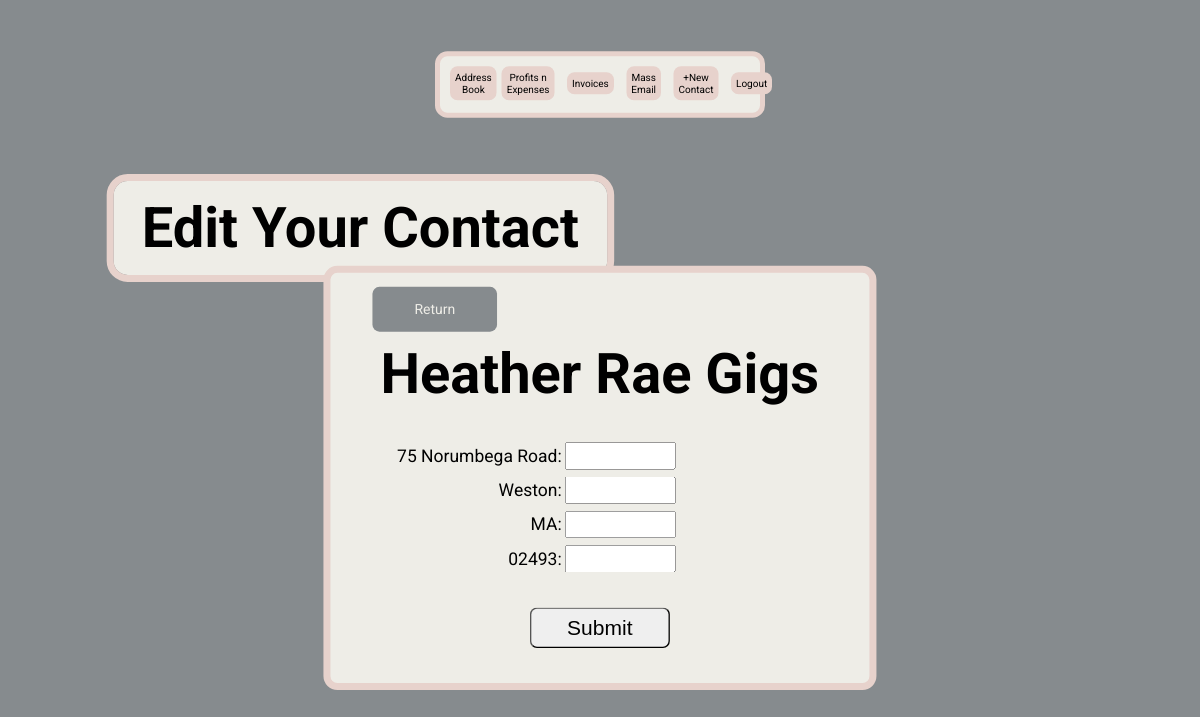
The app's page /edit-field/1/address (signed in) with its own data.
### main.py (models this page shows)
class DataBase(db.Model):
    __tablename__ = 'database'
    id = db.Column(db.Integer, primary_key=True)
    facility = db.Column(db.String(250), nullable=False)
    town = db.Column(db.String(250), nullable=False)
    street = db.Column(db.String(250), nullable=False)
    state = db.Column(db.String(250), nullable=False)
    zip_code = db.Column(db.String(250), nullable=False)
    distance_hour = db.Column(db.Integer)
    distance_min = db.Column(db.Integer)
    location_img_url = db.Column(db.String(250))
    mass_email = db.Column(db.Boolean)
    contact_person = db.relationship('ContactTable')
    email = db.relationship('EmailTable')
    phone_number = db.relationship('PhoneNumberTable')
    preferred_day_time = db.relationship('PreferredDayTimeTable')
    venue_type = db.relationship('VenueTypeTable')
    performance_type = db.relationship('PerformanceTypeTable')
    duration = db.relationship('DurationTable')
    price_date = db.relationship('PriceDateTable')
    setlist = db.relationship('SetlistTable')
    marketing = db.relationship('MarketingTable')
    comments = db.relationship('CommentsTable')
    feedback = db.relationship('FeedbackTable')
    testimonials = db.relationship('TestimonialTable')
    invoice = db.relationship('InvoiceTable')
    mileage = db.relationship('MileageTable')

### main.py (the view)
@app.route('/edit-field/<int:id>/<field>', methods=['GET', 'POST'])
@logged_in_only
def edit_field(id, field):
    facility = DataBase.query.filter_by(id=id).first()
    form = AddressBookForm()
    venue = last_item(compare_field_return_data('facility', field, facility.facility))
    if 'contact_person' == field:
        contacts = return_table_list(facility.contact_person)
    else:
        contacts = None
    if 'distance_time' == field:
        distance_hour = facility.distance_hour
        distance_min = facility.distance_min
    else:
        distance_hour = None
        distance_min = None
    location_img = compare_field_return_data('location_img', field, facility.location_img_url)
    address = compare_field_address('address', field, facility.street, facility.town,
                                    facility.state, facility.zip_code)
    if 'phone_number' == field:
        phone_numbers = return_table_list(facility.phone_number)
    else:
        phone_numbers = None
    if 'email' == field:
        emails = return_table_list(facility.email)
        mass_email = facility.mass_email
    else:
        emails = None
        mass_email = None
    if 'preferred_day_time' == field:
        days_times = [[day_time.id, day_time.day, day_time.time] for day_time in facility.preferred_day_time]
    else:
        days_times = None
    if 'venue_type' == field or 'performance_type' == field or 'duration_list' == field:
        venue_box = True
        venue_types = return_table_list(facility.venue_type)
        performance_types = return_table_list(facility.performance_type)
        duration_list = [[hour_min.hour, hour_min.minute, hour_min.id] for hour_min in facility.duration]
    else:
        venue_box = None
        venue_types = None
        performance_types = None
        duration_list = None
    if 'date_price' == field:
        price_date_list = [[price_date.price, price_date.date, price_date.id] for price_date in facility.price_date]
    else:
        price_date_list = None
    if 'set_list' == field:
        setlist = return_list(facility.setlist, 'setlist')
        setlist_true = True
    else:
        setlist = None
        setlist_true = None
    if 'market_date' == field:
        market_date_table = return_list(facility.marketing, 'date')
        if market_date_table:
            market_date_list = []
            date_list = []
            facility_marketing = facility.marketing
            for date in market_date_table:
                if date not in date_list:
                    materials = [item.material for item in facility_marketing if item.date == date]
                    url_date = format_url_date(date)
                    market_date_list.append([materials, date, url_date])
                    date_list.append(date)
    else:
        market_date_list = None
    if 'comments' == field:
        comments = facility.comments
    else:
        comments = None
    if 'feedback' == field:
        feedback_list = facility.feedback
    else:
        feedback_list = None
    if 'testimonial' == field:
        testimonials = facility.testimonials
    else:
        testimonials = facility.testimonials
    return render_template('edit-field.html', id=id, facility=facility, form=form, field=field, venue=venue, contacts=contacts,
                           distance_hour=distance_hour, distance_min=distance_min, setlist_true=setlist_true,
                           phone_numbers=phone_numbers, location_img=location_img, address=address, emails=emails, mass_email=mass_email, days_times=days_times,
                           venue_types=venue_types, venue_type_list=venue_type_list, performance_types=performance_types,
                           performance_type_list=performance_type_list, duration_list=duration_list, venue_box=venue_box, price_date_list=price_date_list,
                           weekdays=weekdays,
                           setlist=setlist, market_date_list=market_date_list,
                           comments=comments, feedback_list=feedback_list,
                           feedback_list_items=feedback_list_items,
                           testimonials=testimonials)

### main.py (called while the page is built)
@login_manager.user_loader
def load_user(user_id):
    return db.session.get(User, int(user_id))

def logged_in_only(f):
    @wraps(f)
    def decorated_function(*args, **kwargs):
        try:
            if current_user.is_authenticated:
                return f(*args, **kwargs)
            else:
                return redirect(url_for('login_page'))
        except AttributeError:
            return redirect(url_for('login_page'))
    return decorated_function

### resources.py (called while the page is built)
def compare_field_return_data(correct_field, field, facility_object):
    if correct_field == field:
        if facility_object is None:
            return None
        elif '~' in facility_object:
            return facility_object.split('~')
        else:
            return [facility_object]
    else:
        return None

def compare_field_address(correct_field, field, street, town,
                          state, zip_code):
    if correct_field == field:
        return [street, town, state, zip_code]
    else:
        return None

def last_item(list):
    if list:
        return list[-1]
    else:
        return None

### templates/edit-field.html (shortened to what this page needs)
{% include 'header.html' %}
{% import "bootstrap/wtf.html" as wtf %}
<body>
    <h1 class="gigs editGigs">Edit Your Contact</h1>
    <form method="POST" action="{{ url_for('commit_edit', id=facility.id, field=field) }}" enctype="multipart/form-data">
        <div class="formContainerColumn">
            <div class="returnContainer">
                <a href="{{ url_for('facility_page', id=facility.id) }}">Return</a>
            </div>
            <h1 class="contactH1">Heather Rae Gigs</h1>
            <div class="formContainer">
                {% if address %}
                    {% for item in address %}
                        <div class="formRow">
                            <label class="leftItem">{{ item }}:</label>
                            <input type="text" class="inputField" id="{{ item }}" name="{{ item }}">
                        </div>
                    {% endfor %}
                {% endif %}
            </div>
            {% if date_market or testimonials_list or comments%}
            {% else %}
                {{ form.submit(class_='submitButton') }}
            {% endif %}
        </div>
    </form>
</body>

### static/css/stylesheet.css (style rules this page uses)
html, body { overflow-x: hidden; font-family: 'Roboto', sans-serif; }
body { background-color: #868B8E; font-family: 'Roboto', sans-serif; box-sizing: border-box; }
h1 { font-size: 80px; text-align: center; }
.contactH1 { margin-bottom: 50px; }
.formContainerColumn { display: flex; flex-direction: column; width: 65%; min-width: 475px; margin-bottom: 20px; margin-top: 20px; margin-left: auto; margin-right: auto; background-color: #EEEDE7; border-radius: 20px; border: 10px solid #E7D2CC; min-height: 100px; }
.formContainer { display: flex; justify-content: space-evenly; align-items: center; flex-direction: column; gap: 10px; }
.formRow { display: flex; justify-content: center; align-items: center; width: 100%; gap: 5px; }
.leftItem { width: 254px; display: flex; justify-content: flex-end; flex-wrap: wrap; height: auto; text-align: right; font-size: 25px; }
.inputField { width: 400px; height: 33px; font-size: 25px; }
.submitButton { width: 200px; font-size: 30px; padding: 10px; margin: 50px; margin-left: auto; margin-right: auto; border-radius: 10px; }
.gigs { font-size: 150px; color:black; font-weight: 400px; margin: 20px; background-color: #EEEDE7; width: fit-content; margin-left: auto; margin-right: auto; padding: 20px; padding-right: 40px; padding-left: 40px; border-radius: 20px; outline: 10px solid #E7D2CC; }
.editGigs { font-size: 80px; }
.returnContainer { margin: 40px 60px -20px 60px; }
.returnContainer a { text-decoration: none; color: #EEEDE7; background-color: #868B8E; border-radius: 10px; padding: 20px 60px; font-size: 20px; }
@media only screen and (max-width: 1200px) { .gigs { transform: scale(.7); margin: 0px; } }
@media only screen and (max-width: 1200px) { .inputField { width: 150px; margin-right: 200px; } }
@media only screen and (max-width: 1200px) { .formContainerColumn { transform: scale(.7); margin-top: -120px; } }

### records on screen
DataBase: street "75 Norumbega Road", town "Weston", state "MA", zip_code "02493"
